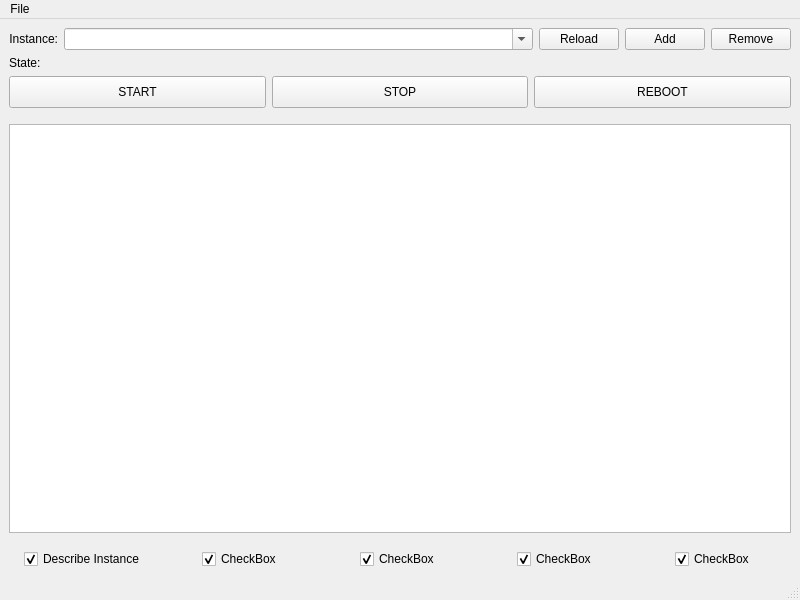
<?xml version="1.0" encoding="UTF-8"?>
<ui version="4.0">
 <class>MainWindow</class>
 <widget class="QMainWindow" name="MainWindow">
  <property name="geometry">
   <rect>
    <x>0</x>
    <y>0</y>
    <width>800</width>
    <height>600</height>
   </rect>
  </property>
  <property name="windowTitle">
   <string>MainWindow</string>
  </property>
  <widget class="QWidget" name="centralwidget">
   <layout class="QVBoxLayout" name="verticalLayout">
    <item>
     <layout class="QVBoxLayout" name="verticalLayout_2">
      <item>
       <layout class="QHBoxLayout" name="horizontalLayout">
        <item>
         <widget class="QLabel" name="instanceLabel">
          <property name="sizePolicy">
           <sizepolicy hsizetype="Minimum" vsizetype="Fixed">
            <horstretch>0</horstretch>
            <verstretch>0</verstretch>
           </sizepolicy>
          </property>
          <property name="layoutDirection">
           <enum>Qt::LayoutDirection::LeftToRight</enum>
          </property>
          <property name="text">
           <string>Instance:</string>
          </property>
          <property name="alignment">
           <set>Qt::AlignmentFlag::AlignRight|Qt::AlignmentFlag::AlignTrailing|Qt::AlignmentFlag::AlignVCenter</set>
          </property>
         </widget>
        </item>
        <item>
         <widget class="QComboBox" name="instancesComboBox">
          <property name="sizePolicy">
           <sizepolicy hsizetype="Expanding" vsizetype="Fixed">
            <horstretch>0</horstretch>
            <verstretch>0</verstretch>
           </sizepolicy>
          </property>
          <property name="editable">
           <bool>true</bool>
          </property>
          <property name="insertPolicy">
           <enum>QComboBox::InsertPolicy::NoInsert</enum>
          </property>
         </widget>
        </item>
        <item>
         <widget class="QPushButton" name="reloadButton">
          <property name="text">
           <string>Reload</string>
          </property>
         </widget>
        </item>
        <item>
         <widget class="QPushButton" name="addButton">
          <property name="text">
           <string>Add</string>
          </property>
         </widget>
        </item>
        <item>
         <widget class="QPushButton" name="removeButton">
          <property name="text">
           <string>Remove</string>
          </property>
         </widget>
        </item>
       </layout>
      </item>
      <item>
       <layout class="QHBoxLayout" name="horizontalLayout_4">
        <property name="spacing">
         <number>0</number>
        </property>
        <item>
         <widget class="QLabel" name="stateLabel">
          <property name="sizePolicy">
           <sizepolicy hsizetype="Minimum" vsizetype="Fixed">
            <horstretch>0</horstretch>
            <verstretch>0</verstretch>
           </sizepolicy>
          </property>
          <property name="text">
           <string>State: </string>
          </property>
         </widget>
        </item>
        <item>
         <widget class="QLabel" name="stateLabelActual">
          <property name="sizePolicy">
           <sizepolicy hsizetype="Expanding" vsizetype="Fixed">
            <horstretch>0</horstretch>
            <verstretch>0</verstretch>
           </sizepolicy>
          </property>
          <property name="text">
           <string/>
          </property>
         </widget>
        </item>
       </layout>
      </item>
      <item>
       <layout class="QHBoxLayout" name="horizontalLayout_2">
        <item>
         <widget class="QPushButton" name="startButton">
          <property name="sizePolicy">
           <sizepolicy hsizetype="Expanding" vsizetype="Fixed">
            <horstretch>0</horstretch>
            <verstretch>0</verstretch>
           </sizepolicy>
          </property>
          <property name="minimumSize">
           <size>
            <width>0</width>
            <height>32</height>
           </size>
          </property>
          <property name="text">
           <string>START</string>
          </property>
         </widget>
        </item>
        <item>
         <widget class="QPushButton" name="stopButton">
          <property name="sizePolicy">
           <sizepolicy hsizetype="Expanding" vsizetype="Fixed">
            <horstretch>0</horstretch>
            <verstretch>0</verstretch>
           </sizepolicy>
          </property>
          <property name="minimumSize">
           <size>
            <width>0</width>
            <height>32</height>
           </size>
          </property>
          <property name="text">
           <string>STOP</string>
          </property>
         </widget>
        </item>
        <item>
         <widget class="QPushButton" name="rebootButton">
          <property name="sizePolicy">
           <sizepolicy hsizetype="Expanding" vsizetype="Fixed">
            <horstretch>0</horstretch>
            <verstretch>0</verstretch>
           </sizepolicy>
          </property>
          <property name="minimumSize">
           <size>
            <width>0</width>
            <height>32</height>
           </size>
          </property>
          <property name="text">
           <string>REBOOT</string>
          </property>
         </widget>
        </item>
       </layout>
      </item>
     </layout>
    </item>
    <item>
     <spacer name="verticalSpacer_2">
      <property name="orientation">
       <enum>Qt::Orientation::Vertical</enum>
      </property>
      <property name="sizeType">
       <enum>QSizePolicy::Policy::Fixed</enum>
      </property>
      <property name="sizeHint" stdset="0">
       <size>
        <width>20</width>
        <height>10</height>
       </size>
      </property>
     </spacer>
    </item>
    <item>
     <widget class="QTableView" name="describeTableView"/>
    </item>
    <item>
     <spacer name="verticalSpacer_3">
      <property name="orientation">
       <enum>Qt::Orientation::Vertical</enum>
      </property>
      <property name="sizeType">
       <enum>QSizePolicy::Policy::Fixed</enum>
      </property>
      <property name="sizeHint" stdset="0">
       <size>
        <width>20</width>
        <height>10</height>
       </size>
      </property>
     </spacer>
    </item>
    <item>
     <layout class="QHBoxLayout" name="horizontalLayout_3">
      <item alignment="Qt::AlignmentFlag::AlignHCenter">
       <widget class="QCheckBox" name="describeInstanceCheckBox">
        <property name="sizePolicy">
         <sizepolicy hsizetype="Expanding" vsizetype="Fixed">
          <horstretch>0</horstretch>
          <verstretch>0</verstretch>
         </sizepolicy>
        </property>
        <property name="text">
         <string>Describe Instance</string>
        </property>
        <property name="checked">
         <bool>true</bool>
        </property>
       </widget>
      </item>
      <item alignment="Qt::AlignmentFlag::AlignHCenter">
       <widget class="QCheckBox" name="checkBox_4">
        <property name="sizePolicy">
         <sizepolicy hsizetype="Expanding" vsizetype="Fixed">
          <horstretch>0</horstretch>
          <verstretch>0</verstretch>
         </sizepolicy>
        </property>
        <property name="text">
         <string>CheckBox</string>
        </property>
        <property name="checked">
         <bool>true</bool>
        </property>
       </widget>
      </item>
      <item alignment="Qt::AlignmentFlag::AlignHCenter">
       <widget class="QCheckBox" name="checkBox_3">
        <property name="sizePolicy">
         <sizepolicy hsizetype="Expanding" vsizetype="Fixed">
          <horstretch>0</horstretch>
          <verstretch>0</verstretch>
         </sizepolicy>
        </property>
        <property name="text">
         <string>CheckBox</string>
        </property>
        <property name="checked">
         <bool>true</bool>
        </property>
       </widget>
      </item>
      <item alignment="Qt::AlignmentFlag::AlignHCenter">
       <widget class="QCheckBox" name="checkBox_2">
        <property name="sizePolicy">
         <sizepolicy hsizetype="Expanding" vsizetype="Fixed">
          <horstretch>0</horstretch>
          <verstretch>0</verstretch>
         </sizepolicy>
        </property>
        <property name="text">
         <string>CheckBox</string>
        </property>
        <property name="checked">
         <bool>true</bool>
        </property>
       </widget>
      </item>
      <item alignment="Qt::AlignmentFlag::AlignHCenter">
       <widget class="QCheckBox" name="checkBox">
        <property name="sizePolicy">
         <sizepolicy hsizetype="Expanding" vsizetype="Fixed">
          <horstretch>0</horstretch>
          <verstretch>0</verstretch>
         </sizepolicy>
        </property>
        <property name="text">
         <string>CheckBox</string>
        </property>
        <property name="checked">
         <bool>true</bool>
        </property>
       </widget>
      </item>
     </layout>
    </item>
   </layout>
  </widget>
  <widget class="QMenuBar" name="menubar">
   <property name="geometry">
    <rect>
     <x>0</x>
     <y>0</y>
     <width>800</width>
     <height>21</height>
    </rect>
   </property>
   <widget class="QMenu" name="menuFile">
    <property name="title">
     <string>File</string>
    </property>
    <addaction name="actionOpen"/>
    <addaction name="separator"/>
    <addaction name="actionSave"/>
    <addaction name="actionSave_As"/>
    <addaction name="separator"/>
    <addaction name="actionExit"/>
   </widget>
   <addaction name="menuFile"/>
  </widget>
  <widget class="QStatusBar" name="statusbar"/>
  <action name="actionOpen">
   <property name="text">
    <string>Open</string>
   </property>
   <property name="shortcut">
    <string>Ctrl+O</string>
   </property>
  </action>
  <action name="actionSave_As">
   <property name="text">
    <string>Save As</string>
   </property>
   <property name="shortcut">
    <string>Ctrl+S</string>
   </property>
  </action>
  <action name="actionExit">
   <property name="text">
    <string>Exit</string>
   </property>
  </action>
  <action name="actionSave">
   <property name="text">
    <string>Save</string>
   </property>
   <property name="shortcut">
    <string>Ctrl+Shift+S</string>
   </property>
  </action>
 </widget>
 <resources/>
 <connections/>
</ui>
